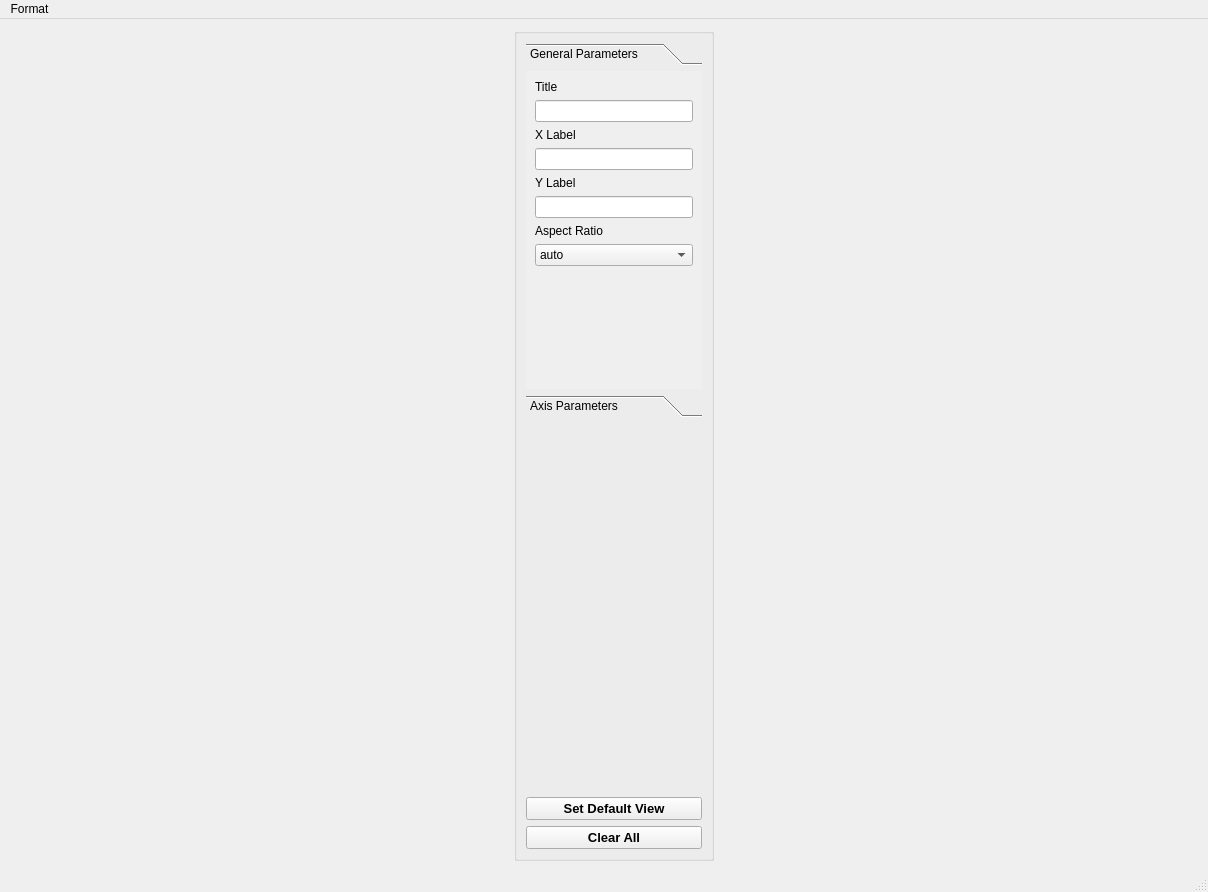
<?xml version="1.0" encoding="UTF-8"?>
<ui version="4.0">
 <class>MainWindow</class>
 <widget class="QMainWindow" name="MainWindow">
  <property name="geometry">
   <rect>
    <x>0</x>
    <y>0</y>
    <width>1208</width>
    <height>892</height>
   </rect>
  </property>
  <property name="windowTitle">
   <string>SciPlot PyQt</string>
  </property>
  <widget class="QWidget" name="centralwidget">
   <layout class="QGridLayout" name="gridLayout">
    <item row="0" column="0">
     <layout class="QVBoxLayout" name="verticalLayout">
      <item>
       <spacer name="verticalSpacer">
        <property name="orientation">
         <enum>Qt::Vertical</enum>
        </property>
        <property name="sizeHint" stdset="0">
         <size>
          <width>20</width>
          <height>40</height>
         </size>
        </property>
       </spacer>
      </item>
     </layout>
    </item>
    <item row="0" column="1">
     <widget class="QGroupBox" name="groupBox">
      <property name="sizePolicy">
       <sizepolicy hsizetype="Fixed" vsizetype="Preferred">
        <horstretch>0</horstretch>
        <verstretch>0</verstretch>
       </sizepolicy>
      </property>
      <property name="maximumSize">
       <size>
        <width>200</width>
        <height>16777215</height>
       </size>
      </property>
      <property name="title">
       <string/>
      </property>
      <layout class="QVBoxLayout" name="verticalLayout_5">
       <item>
        <widget class="QToolBox" name="toolBox">
         <property name="sizePolicy">
          <sizepolicy hsizetype="Preferred" vsizetype="Preferred">
           <horstretch>0</horstretch>
           <verstretch>0</verstretch>
          </sizepolicy>
         </property>
         <property name="maximumSize">
          <size>
           <width>16777215</width>
           <height>16777215</height>
          </size>
         </property>
         <property name="currentIndex">
          <number>0</number>
         </property>
         <widget class="QWidget" name="GeneralParameters">
          <property name="geometry">
           <rect>
            <x>0</x>
            <y>0</y>
            <width>176</width>
            <height>297</height>
           </rect>
          </property>
          <attribute name="label">
           <string>General Parameters</string>
          </attribute>
          <layout class="QGridLayout" name="gridLayout_2">
           <item row="0" column="0">
            <layout class="QVBoxLayout" name="verticalLayout_2">
             <item>
              <widget class="QLabel" name="label">
               <property name="text">
                <string>Title</string>
               </property>
              </widget>
             </item>
             <item>
              <widget class="QLineEdit" name="lineEditTitle"/>
             </item>
             <item>
              <widget class="QLabel" name="label_2">
               <property name="text">
                <string>X Label</string>
               </property>
              </widget>
             </item>
             <item>
              <widget class="QLineEdit" name="lineEditXLabel"/>
             </item>
             <item>
              <widget class="QLabel" name="label_3">
               <property name="text">
                <string>Y Label</string>
               </property>
              </widget>
             </item>
             <item>
              <widget class="QLineEdit" name="lineEditYLabel"/>
             </item>
             <item>
              <widget class="QLabel" name="label_4">
               <property name="text">
                <string>Aspect Ratio</string>
               </property>
              </widget>
             </item>
             <item>
              <widget class="QComboBox" name="comboBoxAspect">
               <item>
                <property name="text">
                 <string>auto</string>
                </property>
               </item>
               <item>
                <property name="text">
                 <string>equal</string>
                </property>
               </item>
              </widget>
             </item>
            </layout>
           </item>
           <item row="1" column="0">
            <spacer name="verticalSpacer_2">
             <property name="orientation">
              <enum>Qt::Vertical</enum>
             </property>
             <property name="sizeHint" stdset="0">
              <size>
               <width>20</width>
               <height>40</height>
              </size>
             </property>
            </spacer>
           </item>
          </layout>
         </widget>
         <widget class="QWidget" name="AxisParameters">
          <property name="geometry">
           <rect>
            <x>0</x>
            <y>0</y>
            <width>149</width>
            <height>248</height>
           </rect>
          </property>
          <attribute name="label">
           <string>Axis Parameters</string>
          </attribute>
          <layout class="QGridLayout" name="gridLayout_3">
           <item row="0" column="0">
            <layout class="QVBoxLayout" name="verticalLayout_3">
             <item>
              <widget class="QLabel" name="label_5">
               <property name="text">
                <string>Axis Visibility</string>
               </property>
              </widget>
             </item>
             <item>
              <widget class="QCheckBox" name="checkBoxAxisVisible">
               <property name="text">
                <string/>
               </property>
               <property name="checked">
                <bool>true</bool>
               </property>
              </widget>
             </item>
             <item>
              <widget class="QLabel" name="label_6">
               <property name="text">
                <string>X Limits</string>
               </property>
              </widget>
             </item>
             <item>
              <layout class="QHBoxLayout" name="horizontalLayout">
               <property name="bottomMargin">
                <number>10</number>
               </property>
               <item>
                <widget class="QLineEdit" name="lineEditXLimMin"/>
               </item>
               <item>
                <widget class="QLineEdit" name="lineEditXLimMax"/>
               </item>
              </layout>
             </item>
             <item>
              <widget class="QLabel" name="label_7">
               <property name="text">
                <string>Y Limits</string>
               </property>
              </widget>
             </item>
             <item>
              <layout class="QHBoxLayout" name="horizontalLayout_2">
               <property name="bottomMargin">
                <number>10</number>
               </property>
               <item>
                <widget class="QLineEdit" name="lineEditYLimMin"/>
               </item>
               <item>
                <widget class="QLineEdit" name="lineEditYLimMax"/>
               </item>
              </layout>
             </item>
             <item>
              <widget class="QLabel" name="label_8">
               <property name="text">
                <string>Scaling</string>
               </property>
              </widget>
             </item>
             <item>
              <widget class="QComboBox" name="comboBoxAxisScaling">
               <item>
                <property name="text">
                 <string>auto</string>
                </property>
               </item>
               <item>
                <property name="text">
                 <string>equal</string>
                </property>
               </item>
               <item>
                <property name="text">
                 <string>tight</string>
                </property>
               </item>
               <item>
                <property name="text">
                 <string>image</string>
                </property>
               </item>
               <item>
                <property name="text">
                 <string>square</string>
                </property>
               </item>
              </widget>
             </item>
             <item>
              <spacer name="verticalSpacer_3">
               <property name="orientation">
                <enum>Qt::Vertical</enum>
               </property>
               <property name="sizeHint" stdset="0">
                <size>
                 <width>20</width>
                 <height>40</height>
                </size>
               </property>
              </spacer>
             </item>
            </layout>
           </item>
          </layout>
         </widget>
        </widget>
       </item>
       <item>
        <spacer name="verticalSpacer_5">
         <property name="orientation">
          <enum>Qt::Vertical</enum>
         </property>
         <property name="sizeHint" stdset="0">
          <size>
           <width>20</width>
           <height>40</height>
          </size>
         </property>
        </spacer>
       </item>
       <item>
        <widget class="QPushButton" name="pushButtonDefaultView">
         <property name="font">
          <font>
           <family>Arial</family>
           <pointsize>10</pointsize>
           <weight>75</weight>
           <bold>true</bold>
          </font>
         </property>
         <property name="text">
          <string>Set Default View</string>
         </property>
        </widget>
       </item>
       <item>
        <widget class="QPushButton" name="pushButtonClearAll">
         <property name="font">
          <font>
           <family>Arial</family>
           <pointsize>10</pointsize>
           <weight>75</weight>
           <bold>true</bold>
          </font>
         </property>
         <property name="text">
          <string>Clear All</string>
         </property>
        </widget>
       </item>
      </layout>
     </widget>
    </item>
   </layout>
  </widget>
  <widget class="QMenuBar" name="menubar">
   <property name="geometry">
    <rect>
     <x>0</x>
     <y>0</y>
     <width>1208</width>
     <height>26</height>
    </rect>
   </property>
   <widget class="QMenu" name="menuFormat">
    <property name="title">
     <string>Format</string>
    </property>
    <widget class="QMenu" name="menuFigure_Width_Format">
     <property name="enabled">
      <bool>false</bool>
     </property>
     <property name="title">
      <string>Figure Width Format</string>
     </property>
     <addaction name="actionSingle_Column"/>
     <addaction name="actionDouble_Column"/>
    </widget>
    <addaction name="actionStyle"/>
    <addaction name="menuFigure_Width_Format"/>
    <addaction name="separator"/>
    <addaction name="actionJournal_Styles"/>
    <addaction name="actionMacro_Schema"/>
   </widget>
   <addaction name="menuFormat"/>
  </widget>
  <widget class="QStatusBar" name="statusbar"/>
  <action name="actionStyle">
   <property name="enabled">
    <bool>false</bool>
   </property>
   <property name="text">
    <string>Color Scheme</string>
   </property>
  </action>
  <action name="actionSingle_Column">
   <property name="enabled">
    <bool>false</bool>
   </property>
   <property name="text">
    <string>Single-Column</string>
   </property>
  </action>
  <action name="actionDouble_Column">
   <property name="enabled">
    <bool>false</bool>
   </property>
   <property name="text">
    <string>Double-Column</string>
   </property>
  </action>
  <action name="actionJournal_Styles">
   <property name="enabled">
    <bool>false</bool>
   </property>
   <property name="text">
    <string>Journal Styles</string>
   </property>
  </action>
  <action name="actionMacro_Schema">
   <property name="enabled">
    <bool>false</bool>
   </property>
   <property name="text">
    <string>Macro Schema</string>
   </property>
  </action>
 </widget>
 <resources/>
 <connections/>
</ui>
